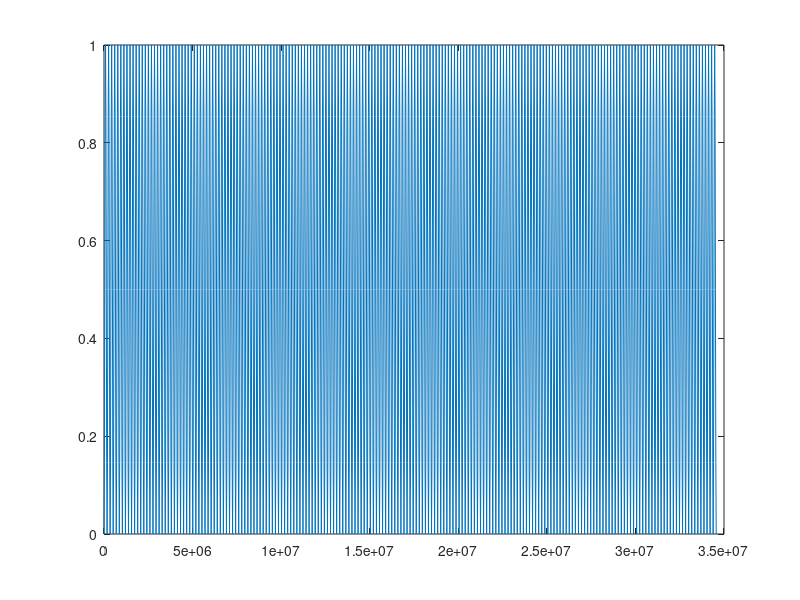

Reproduce this figure in MATLAB.
% 200 days of input for wind data, 6-hour period, 4*200, need 801 in total
% first we use the unit of seconds, then interpolate it onto 6-hour change

%close all; clear; clc;

wind_value_scale_6hr_final_mean = 1;

while abs(wind_value_scale_6hr_final_mean - 0.5) >= 0.005
    
    time_in_sec = 0:1:(400*24*3600);
    wind_omega = 2*pi./((48)*3600);
    wind_value_scale_sec = zeros(size(time_in_sec));
    
    
    for i = 1:length(wind_omega)
        wind_value_scale_sec = wind_value_scale_sec + 1*sin(wind_omega(i).*time_in_sec+...
            -1/4*2*pi);
    end
    
    % figure
    % plot(time_in_sec, wind_value_scale_sec)
    wind_value_scale_sec_mean = mean(wind_value_scale_sec);
    
    
    time_in_6hr = time_in_sec(1:21600:end);
    wind_value_scale_6hr = interp1(time_in_sec, wind_value_scale_sec, time_in_6hr);
    
    % mean(wind_value_scale_6hr)
    
    wind_value_scale_6hr = wind_value_scale_6hr - min(wind_value_scale_6hr);
    wind_value_scale_6hr = wind_value_scale_6hr/(max(wind_value_scale_6hr)-min(wind_value_scale_6hr));
    
    
    % figure
    % plot(time_in_6hr, wind_value_scale_6hr)
    
    wind_value_scale_6hr_final_mean = mean(wind_value_scale_6hr);
    
end

figure
plot(time_in_6hr, wind_value_scale_6hr)

save wind_scale_6hr_200days_sporadic_data.mat wind_value_scale_6hr
